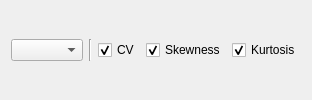
             <widget class="QWidget" name="page_Stat_CSK">
              <layout class="QGridLayout" name="gridLayout_12">
               <item row="0" column="0">
                <widget class="QComboBox" name="comboBox_Stat_CSK_Parameter"/>
               </item>
               <item row="0" column="1">
                <widget class="Line" name="line_Stat_CSK">
                 <property name="orientation">
                  <enum>Qt::Vertical</enum>
                 </property>
                </widget>
               </item>
               <item row="0" column="2">
                <widget class="QCheckBox" name="checkBox_Stat_CSK_CV">
                 <property name="sizePolicy">
                  <sizepolicy hsizetype="Maximum" vsizetype="Fixed">
                   <horstretch>0</horstretch>
                   <verstretch>0</verstretch>
                  </sizepolicy>
                 </property>
                 <property name="text">
                  <string>CV</string>
                 </property>
                 <property name="checked">
                  <bool>true</bool>
                 </property>
                </widget>
               </item>
               <item row="0" column="4">
                <widget class="QCheckBox" name="checkBox_Stat_CSK_Kurtosis">
                 <property name="sizePolicy">
                  <sizepolicy hsizetype="Maximum" vsizetype="Fixed">
                   <horstretch>0</horstretch>
                   <verstretch>0</verstretch>
                  </sizepolicy>
                 </property>
                 <property name="text">
                  <string>Kurtosis</string>
                 </property>
                 <property name="checked">
                  <bool>true</bool>
                 </property>
                </widget>
               </item>
               <item row="0" column="3">
                <widget class="QCheckBox" name="checkBox_Stat_CSK_Skewness">
                 <property name="sizePolicy">
                  <sizepolicy hsizetype="Maximum" vsizetype="Fixed">
                   <horstretch>0</horstretch>
                   <verstretch>0</verstretch>
                  </sizepolicy>
                 </property>
                 <property name="text">
                  <string>Skewness</string>
                 </property>
                 <property name="checked">
                  <bool>true</bool>
                 </property>
                </widget>
               </item>
              </layout>
             </widget>
